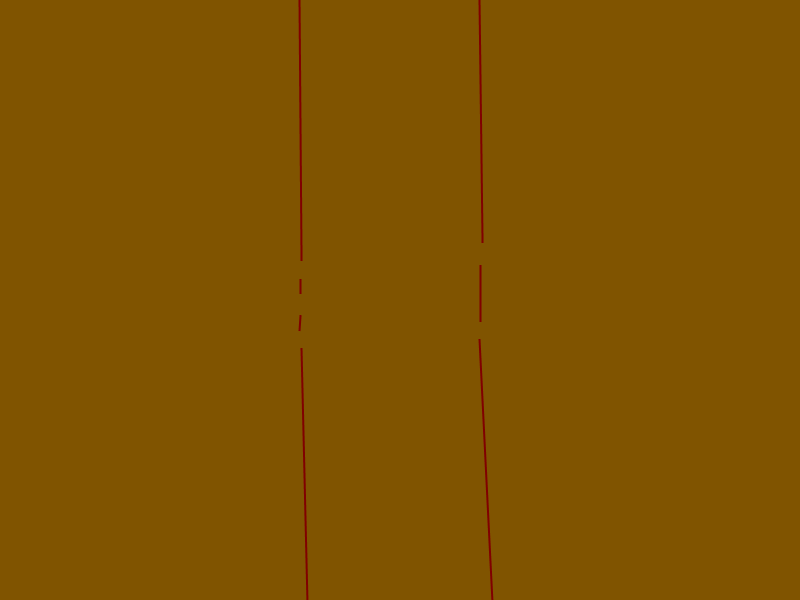
#> input picture FLOOR.png, 800 x 600 px
$ python commandline.py FLOOR.png FLOOR.png   (older library calls are emulated)
#> lines starting #> are read from the running program, lines starting #| are printed output that depends on the picture
### core/picture.py
from PIL import Image
import numpy as np


def image_to_array(filename):
    # https: // stackoverflow.com / questions / 49271913 / convert - numpy - array - to - rgb - image
#> called with filename = 'FLOOR.png'
    picture = Image.open(filename)
#> picture is the input picture: PIL image 800x600 RGB; mean R, G, B 128, 83.6, 0
    nparray = np.asarray(picture, dtype=np.float)
    return nparray


def linear_scaling(array):
    return array / 255


def initial_position_velocity_picture(filename):
    narray = image_to_array(filename)
    redarray = narray[:, :, 0]
#> redarray: shape (600, 800) float64; every value is 128
    bluearray = narray[:, :, 2]
#> bluearray: shape (600, 800) float64; every value is 0

    position = redarray / 50
#> position: shape (600, 800) float64; every value is 2.56
    velocity = bluearray / 50
    return position, velocity


def initial_params_picture(filename):
#> called with filename = 'FLOOR.png'
    narray = image_to_array(filename)
    redarray = narray[:, :, 0]
    greenarray = narray[:, :, 1]
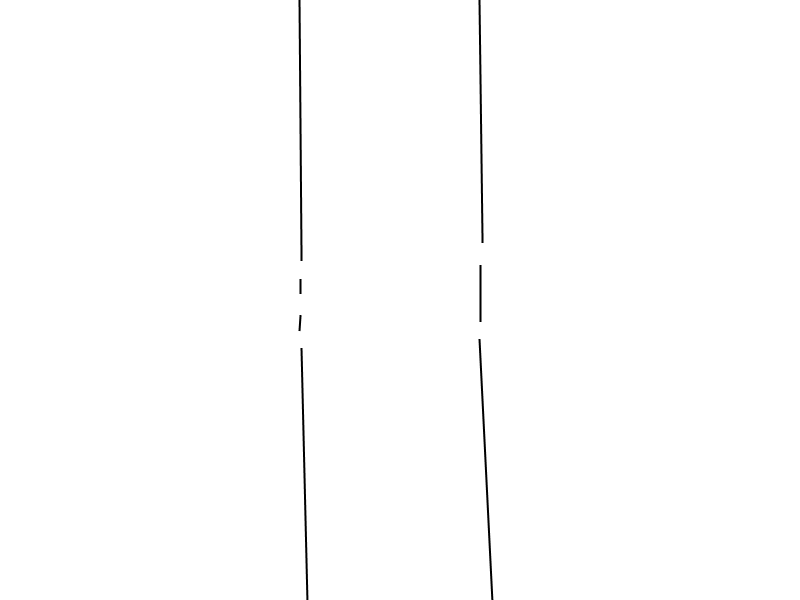
#> greenarray: shape (600, 800) float64; min 0, max 84, mean 83.6; drawn with min black and max white
    bluearray = narray[:, :, 2]

    E = redarray / 60
#> E: shape (600, 800) float64; every value is 2.13
    over_density = greenarray / 80
    B = bluearray / 120
    return E, over_density, B


def initial_conditions_pictures(pvimage, paramimage):
    position, velocity = initial_position_velocity_picture(pvimage)
    E, over_density, B = initial_params_picture(paramimage)
    image_height, image_width = position.shape
#> image_height = 600; image_width = 800
    initial_conditions = np.zeros((5, image_height, image_width))
    initial_conditions[0, :, :] = position
    initial_conditions[1, :, :] = velocity
    initial_conditions[2, :, :] = E
    initial_conditions[3, :, :] = over_density
    initial_conditions[4, :, :] = B
    return initial_conditions


# [5 lines left out: function array_to_param, not called in this run]

def scale_array(array):
    return np.arctan(array*8)/(np.pi*0.5)


def array_to_image(array):
    # Need to pass scaled arrays.
    height, width = array.shape
    one = np.ones((height, width))
    absolutes = np.abs(array)

    image = np.zeros((height, width, 3), dtype=np.uint8)
    image[:, :, 1] = (one - absolutes) * 255
    image[:, :, 2] = (2*one - array - absolutes)/2 * 255
    image[:, :, 0] = (2*one + array - absolutes)/2 * 255

    image = Image.fromarray(image, "RGB")
    return image

### core/sim.py
import numpy as np
import scipy.ndimage.filters as filters


# Global Parameters
DEFAULT_TIME_STEP = 0.01
ARRAY_BREAK_LENGTH = 1_000    # Must be > 3
RAM_SAVER_LENGTH = 10


class Simulator:
    # Main simulator for program.
    # [63 lines left out: functions __init__, simulate, not called in this run]

    def simulate_time(self, time=1):
        number_of_steps = int(time/self.timestep)
        self.simulate(number_of_steps)

    # [6 lines left out: function at_step, not called in this run]

    def at_time(self, time):
        # Nearest Calculated point, then do forward Euler integration on it.
        nearest_lower_step = int(time/self.timestep)
        # Now that we have this we need to grab the nearest lower step and perform forward Euler on it.
        previous_values = self.at_step(nearest_lower_step)
        delta_t = time - self.timestep*nearest_lower_step

        previous_values[0, :, :] += previous_values[1, :, :]*delta_t + 1/2*previous_values[2, :, :]*delta_t**2
        previous_values[1, :, :] += previous_values[2, :, :]*delta_t

        # Now we need to calculate the accleration, again.
        compute_accelerations(previous_values[2, :, :], previous_values[1, :, :], previous_values[0, :, :],
                              self.simulation_parameters, self.forcers, time, self.edge_conditions, self.edge_value)
        return previous_values[:, :, :]


class RamSim(Simulator):
    # Much less ram murdering :^) Only 100 Frames total.
    def __init__(self, initial_conditions: np.ndarray, timestep=DEFAULT_TIME_STEP, edge_conditions="constant",
                 edge_value=0):
#> called with initial_conditions = array of shape (5, 600, 800), timestep = 0.01, edge_conditions = 'constant', edge_value = 0
        if edge_conditions not in ['reflect', 'constant', 'nearest', 'mirror', 'wrap']:
            raise RuntimeError("invalid edge condition!")
        edge_value = float(edge_value)
        initial_conditions = np.array(initial_conditions, dtype=np.float)

        self.edge_value = edge_value
        self.edge_conditions = edge_conditions
        self.timestep = timestep
        self.simulation_parameters = initial_conditions[2:, :, :]
        self.forcers = []

        # First step (step 0) is defined.
        self.step = 1
        z, self.height, self.width = initial_conditions.shape
#> z = 5; self.height = 600; self.width = 800

        if z != 5:
            raise RuntimeError("invalid initial conditions!")

        self.sim_data = np.zeros((RAM_SAVER_LENGTH, 3, self.height, self.width), dtype=np.float)

        # Setting initial positions
        self.sim_data[0, 0, :, :] = initial_conditions[0, :, :]
        # Setting initial velocity
        self.sim_data[0, 1, :, :] = initial_conditions[1, :, :]
        # Calculating initial acceleration using positions and velocities.
        compute_accelerations(self.sim_data[0, 2, :, :], self.sim_data[0, 1, :, :], self.sim_data[0, 0, :, :],
                              self.simulation_parameters, self.forcers, 0, self.edge_conditions, self.edge_value)

    def simulate(self, steps=1):
        for _ in range(steps):
            index = self.step % RAM_SAVER_LENGTH
            # These are not copies, they are views
            prev_position = self.sim_data[index-1, 0, :, :]
            prev_velocity = self.sim_data[index-1, 1, :, :]
            prev_acceleration = self.sim_data[index-1, 2, :, :]

            curr_position = self.sim_data[index, 0, :, :]
            curr_velocity = self.sim_data[index, 1, :, :]
            curr_acceleration = self.sim_data[index, 2, :, :]

            # Forward Euler Method
            curr_position[:, :] = prev_position + prev_velocity*self.timestep + 1/2*prev_acceleration*self.timestep**2
            curr_velocity[:, :] = prev_velocity + prev_acceleration*self.timestep
            # Compute Current Acceleration
            compute_accelerations(curr_acceleration, curr_velocity, curr_position, self.simulation_parameters,
                                  self.forcers, self.step*self.timestep, self.edge_conditions, self.edge_value)
            self.step += 1

    def at_step(self, step):
        if self.step < step:
            self.simulate(step - self.step + 1)

        return self.sim_data[step % RAM_SAVER_LENGTH, :, :, :].copy()


def compute_accelerations(current_acceleration, current_velocities, current_positions, simulation_parameters, forcers,
                          time, edge_conditions, edge_value):
    # First Laplace * E
#> called with simulation_parameters = array of shape (3, 600, 800), time = 0, edge_conditions = 'constant', edge_value = 0
    filters.laplace(current_positions, current_acceleration, edge_conditions, edge_value)
    current_acceleration *= simulation_parameters[0, :, :]

    # Then -B * V
    current_acceleration -= current_velocities * simulation_parameters[2, :, :]

    # Then forcers forces
    for forcer in forcers:
        current_acceleration[forcer.position_y, forcer.position_x] += forcer(time)
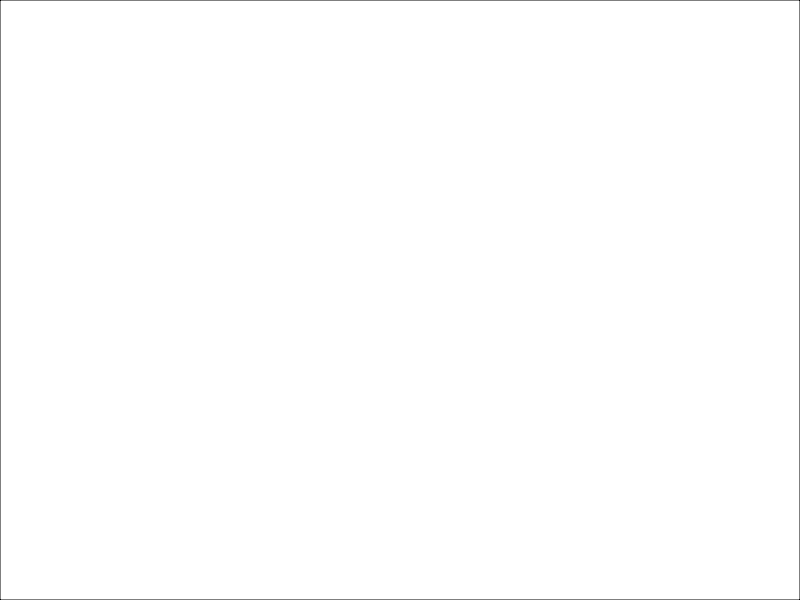
#> current_acceleration: shape (600, 800) float64; min -10.92, max 0, mean -0.0319; drawn with min black and max white

    current_acceleration *= simulation_parameters[1, :, :]

### core/forcer.py
# Used for the BIG boi math
import math


# Default forcer class
class Force:
    # Default return value if the forcer cannot define the value at the given time
    DEFAULT_VALUE = 0

    def __init__(self, position_x, position_y, force):
        self.is_exhausted = False
        # Lambda function to describe force
        self.force = force
        # Position of the x coordinate of the force
        self.position_x = position_x
        # Position of the y coordinate of the force
        self.position_y = position_y

    # Call object to get force at set time
    def __call__(self, time):
        return self.force(time)

    def get_x_pos(self):
        return self.position_x

    def get_y_pos(self):
        return self.position_y


# Special Case for forcers of constant value
class ConstantForce(Force):

    # [5 lines left out: function __init__, not called in this run]

    # Call object to get force at set time
    def __call__(self, time):
        return self.force


# Forcers for forces with polynomial relation to time
class PolynomialForce(Force):

    # [9 lines left out: function __init__, not called in this run]

    # Call object to get force at set time
    def __call__(self, time):
        return self.force(time)


# Defines the force as a sinodudal function using arguments of amplitude, phase_shift, and angular_frequency
class SinosudalForce(Force):

    # [5 lines left out: function __init__, not called in this run]

    # Call object to get force at set time
    def __call__(self, time):
        return self.force(time)


class DiscreteForce(Force):
    # [13 lines left out: functions __init__, __call__, not called in this run]

class AudioForce(Force):
    # [11 lines left out: functions __init__, __call__, not called in this run]

### commandline.py
import os
from core import picture
from core import sim
import math
from core import forcer
import numpy as np
import sys

SIMULATION_RANGE = np.linspace(0, 200, 1300)

if __name__ == "__main__":
    print("python3 commandline.py <pvimage> <paraimage>")
    initials = picture.initial_conditions_pictures(sys.argv[1], sys.argv[2])

    sine_source = lambda t: (math.exp(-0.0002*t)*0.75 + 0.25)*math.sin(t)

    forcing = forcer.Force(400, 300, sine_source)
    simulator = sim.RamSim(initials)

    simulator.forcers.append(forcing)

    directory = 0
    while os.path.exists(f"output/sim{directory}"):
        directory += 1

    os.mkdir(f"output/sim{directory}")
    output_dir = f"output/sim{directory}"

    for t in SIMULATION_RANGE:
        print(f"Currently at time {t} steps")
#> (the run stopped early here; a loop or call above may not have finished)
